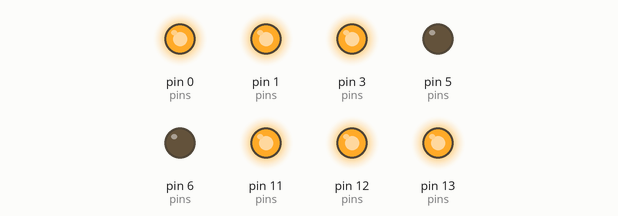
The sketch below on a simulated Arduino Uno, built with avr-gcc and run on an emulated ATmega328P. Parts: output pins drawn as LEDs (lit = HIGH).

Above: at 0.1 s.
At 7.6 s:
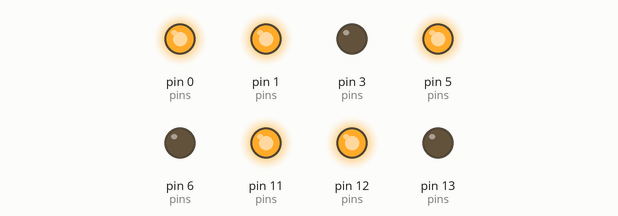
At 12.6 s:
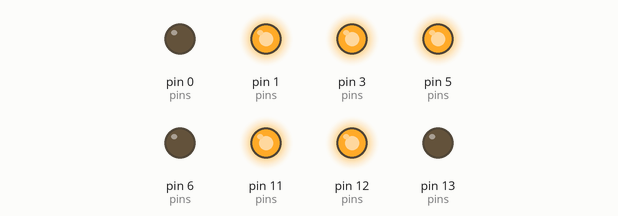
At 17.6 s:
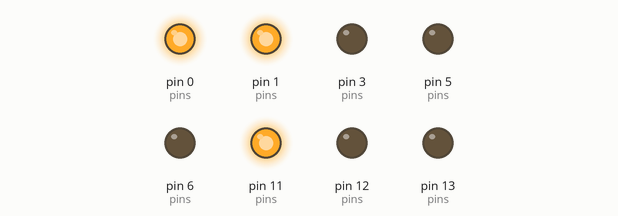
At 25.1 s:
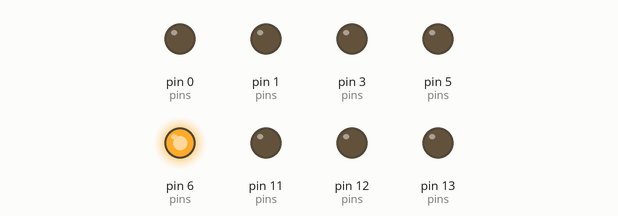
At 37.6 s:
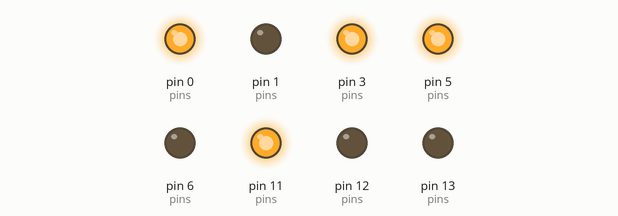
Timing chart, 0 to 40.0 s (numbered marks = the images above):
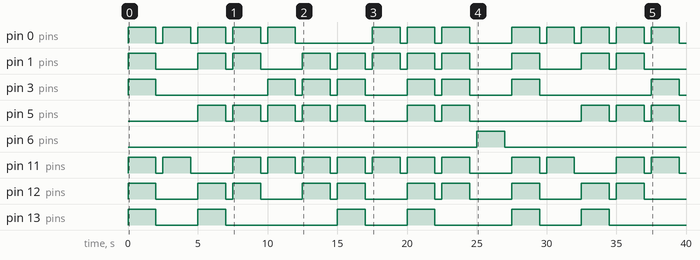

The sketch:

diaplayLED.ino
```cpp
// constants won't change. They're used here to
// set pin numbers:
//const int buttonPin = 7;     // the number of the pushbutton pin
const int a = 1;
const int b = 0;
const int c = 11;
const int d = 12;
const int e = 13;
const int f = 3;
const int g = 5;
const int p = 6;
const int pins[] = {a,b,c,d,e,f,g,p};
//const int pins[] = {0,1,3,5,6,11,12,13};      // the number port of the board pin
//const int pinsLED[] = {6,7,9,10,5,4,2,1};//the pins in LED(bafgpcde)764219a5
//display code lib
const int nd[][7]={
  //0
  {a,b,c,d,e,f},
  //1
  {b,c},
  //2
  {a,b,d,e,g},
  //3
  {a,b,c,d,g},
  //4
  {b,c,f,g},
  //5
  {a,f,g,c,d},
  //6
  {a,f,g,c,d,e},
  //7
  {a,b,c},
  //8
  {a,b,c,d,e,f,g},
  //9
  {a,b,c,d,f,g},
  //p dot
  {p}
};
const int ndsize[]={6,2,5,5,4,5,6,3,7,6,1};

// variables will change:
//int buttonState = 0;         // variable for reading the pushbutton status

void setup() {
  // initialize the LED pin as an output:
  //Serial.begin(9600);
  //Serial.println(sizeof(nd[2]));
  for(int i = 0 ;i < 8;i++){
    pinMode(pins[i], OUTPUT);
  }
  black();
}

void loop(){
  for(int n = 0;n <=10 ;n++){
    showdig(n);
    delay(2000);
    black();
    delay(500);
  }
}

void showdig(int num){
  if(num <0 || num >10) return;
  black();
  for(int i = 0;i < ndsize[num];i++){
    digitalWrite(nd[num][i],HIGH);
  }
}

void black(){
  for(int i=0;i<8;i++){
    digitalWrite(pins[i], LOW);
  }
}
```

Measured:
- by itself, pin 0 (pins): LOW → HIGH at 0.00 s, → LOW 2.0 s later, → HIGH 0.50 s later, → LOW 2.0 s later, … (26 changes in this stretch)
- by itself, pin 1 (pins): LOW → HIGH at 0.00 s, → LOW 2.0 s later, → HIGH 3.0 s later, → LOW 2.0 s later, … (22 changes in this stretch)
- by itself, pin 3 (pins): LOW → HIGH at 0.00 s, → LOW 2.0 s later, → HIGH 8.0 s later, → LOW 2.0 s later, … (16 changes in this stretch)
- by itself, pin 5 (pins): LOW → HIGH at 5.0 s, → LOW 2.0 s later, → HIGH 0.50 s later, → LOW 2.0 s later, … (20 changes in this stretch)
- by itself, pin 6 (pins): LOW → HIGH at 25.0 s, → LOW 2.0 s later
- by itself, pin 11 (pins): LOW → HIGH at 0.00 s, → LOW 2.0 s later, → HIGH 0.50 s later, → LOW 2.0 s later, … (26 changes in this stretch)
- by itself, pin 12 (pins): LOW → HIGH at 0.00 s, → LOW 2.0 s later, → HIGH 3.0 s later, → LOW 2.0 s later, … (20 changes in this stretch)
- by itself, pin 13 (pins): LOW → HIGH at 0.00 s, → LOW 2.0 s later, → HIGH 3.0 s later, → LOW 2.0 s later, … (12 changes in this stretch)
